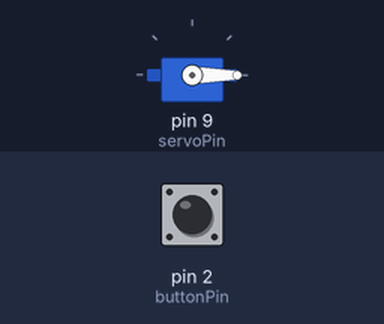
This program was run on a simulated Arduino Uno, built with avr-gcc and run on an emulated ATmega328P. Shown: servo. The test bench sets the inputs (shaded band); at power-on: pin 2 (buttonPin) HIGH.

Above: at 1.2 s.
1.3 s: pin 2 (buttonPin) pulled LOW for 0.15 s
At 2.2 s:
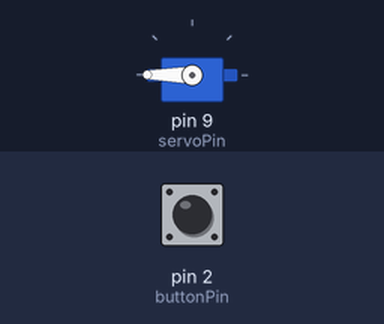
2.9 s: pin 2 (buttonPin) pulled LOW for 1 s
At 3.4 s:
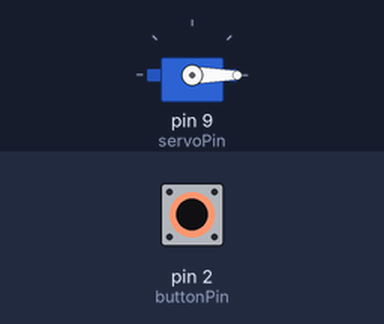
5.4 s: pin 2 (buttonPin) pulled LOW for 3.2 s
At 6.5 s:
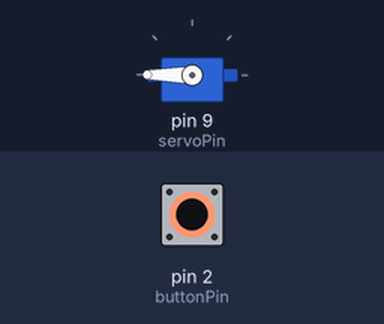
Timing chart, 0 to 8.4 s (numbered marks = the images above; inputs shaded):
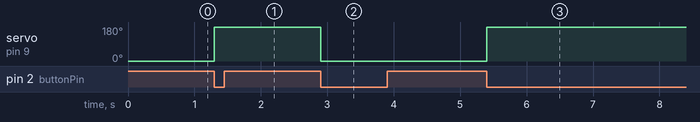

Measured:
- after the input at 1.3 s, servo on pin 9 (servoPin): 0° → 180° at once
- after the input at 2.9 s, servo on pin 9 (servoPin): 180° → 0° at once
- after the input at 5.4 s, servo on pin 9 (servoPin): 0° → 180° at once

The program:

main.cpp
```cpp
#include <Arduino.h>
#include <Servo.h>

Servo myServo;

const int buttonPin = 2;
const int servoPin = 9;

bool servoState = false;
bool lastButtonState = HIGH;

void setup() {
    pinMode(buttonPin, INPUT_PULLUP);

    myServo.attach(servoPin);
    myServo.write(0);
}

void loop() {
    bool buttonState = digitalRead(buttonPin);

    // Button pressed
    if (lastButtonState == HIGH && buttonState == LOW) {
        servoState = !servoState;

        if (servoState) {
            myServo.write(180);
        } else {
            myServo.write(0);
        }

        delay(50); // debounce
    }

    lastButtonState = buttonState;
}
```
